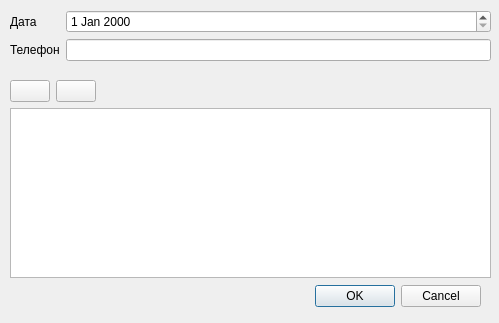
<?xml version="1.0" encoding="UTF-8"?>
<ui version="4.0">
 <class>Dialog</class>
 <widget class="QDialog" name="Dialog">
  <property name="geometry">
   <rect>
    <x>0</x>
    <y>0</y>
    <width>499</width>
    <height>323</height>
   </rect>
  </property>
  <property name="windowTitle">
   <string>Dialog</string>
  </property>
  <property name="sizeGripEnabled">
   <bool>false</bool>
  </property>
  <property name="modal">
   <bool>true</bool>
  </property>
  <widget class="QDialogButtonBox" name="buttonBox">
   <property name="geometry">
    <rect>
     <x>10</x>
     <y>280</y>
     <width>471</width>
     <height>32</height>
    </rect>
   </property>
   <property name="orientation">
    <enum>Qt::Horizontal</enum>
   </property>
   <property name="standardButtons">
    <set>QDialogButtonBox::Cancel|QDialogButtonBox::Ok</set>
   </property>
  </widget>
  <widget class="QWidget" name="formLayoutWidget">
   <property name="geometry">
    <rect>
     <x>10</x>
     <y>10</y>
     <width>481</width>
     <height>71</height>
    </rect>
   </property>
   <layout class="QFormLayout" name="formLayout">
    <item row="0" column="0">
     <widget class="QLabel" name="lb_date">
      <property name="text">
       <string>Дата</string>
      </property>
     </widget>
    </item>
    <item row="0" column="1">
     <widget class="QDateEdit" name="dateEdit"/>
    </item>
    <item row="1" column="0">
     <widget class="QLabel" name="label">
      <property name="text">
       <string>Телефон</string>
      </property>
     </widget>
    </item>
    <item row="1" column="1">
     <widget class="QLineEdit" name="lePhone"/>
    </item>
   </layout>
  </widget>
  <widget class="QWidget" name="verticalLayoutWidget">
   <property name="geometry">
    <rect>
     <x>10</x>
     <y>80</y>
     <width>481</width>
     <height>198</height>
    </rect>
   </property>
   <layout class="QVBoxLayout" name="verticalLayout_2">
    <item>
     <layout class="QHBoxLayout" name="horizontalLayout">
      <item>
       <widget class="QPushButton" name="button_add">
        <property name="text">
         <string/>
        </property>
        <property name="icon">
         <iconset resource="resourse.qrc">
          <normaloff>:/newPrefix/Button-Add-icon.png</normaloff>:/newPrefix/Button-Add-icon.png</iconset>
        </property>
       </widget>
      </item>
      <item>
       <widget class="QPushButton" name="button_delete">
        <property name="text">
         <string/>
        </property>
        <property name="icon">
         <iconset resource="resourse.qrc">
          <normaloff>:/newPrefix/Button-Close-icon.png</normaloff>:/newPrefix/Button-Close-icon.png</iconset>
        </property>
       </widget>
      </item>
      <item>
       <spacer name="horizontalSpacer">
        <property name="orientation">
         <enum>Qt::Horizontal</enum>
        </property>
        <property name="sizeHint" stdset="0">
         <size>
          <width>40</width>
          <height>20</height>
         </size>
        </property>
       </spacer>
      </item>
     </layout>
    </item>
    <item>
     <widget class="QTableView" name="tableView"/>
    </item>
   </layout>
  </widget>
 </widget>
 <resources>
  <include location="resourse.qrc"/>
 </resources>
 <connections>
  <connection>
   <sender>buttonBox</sender>
   <signal>accepted()</signal>
   <receiver>Dialog</receiver>
   <slot>accept()</slot>
   <hints>
    <hint type="sourcelabel">
     <x>248</x>
     <y>254</y>
    </hint>
    <hint type="destinationlabel">
     <x>157</x>
     <y>274</y>
    </hint>
   </hints>
  </connection>
  <connection>
   <sender>buttonBox</sender>
   <signal>rejected()</signal>
   <receiver>Dialog</receiver>
   <slot>reject()</slot>
   <hints>
    <hint type="sourcelabel">
     <x>316</x>
     <y>260</y>
    </hint>
    <hint type="destinationlabel">
     <x>286</x>
     <y>274</y>
    </hint>
   </hints>
  </connection>
 </connections>
</ui>
